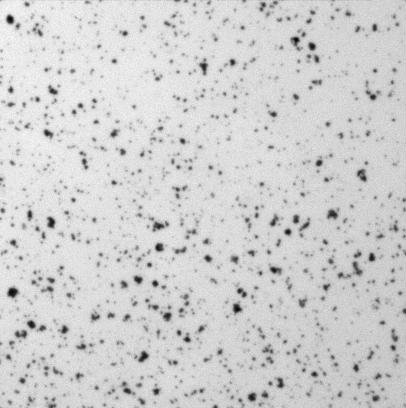
#> input picture common/figures/Cell_Colony.jpg, 406 x 408 px; the run also reads 1 picture not shown here
$ jupyter execute --allow-errors 04-AdvancedSegmentation.ipynb   (shell and % lines are left out)
#> lines starting #> are read from the running program, lines starting #| are printed output that depends on the picture; after the words box and inside, x2 and y2 are one past the last pixel; in counts of white or black regions, pixels touching at a corner belong together
# ETHZ: 227-0966-00L
# Quantitative Big Imaging
# March 15, 2018

## Advanced Segmentation

# Literature / Useful References

- [Markov Random Fields for Image Processing Lecture](https://www.youtube.com/watch?v=vRN_j2j-CC4)
- [Markov Random Fields Chapter](http://www.cise.ufl.edu/~anand/pdf/bookchap.pdf)
- [Fuzzy set theory](http://www.academia.edu/4978200/Applications_of_Fuzzy_Set_Theory_and_Fuzzy_Logic_in_Image_Processing)
- [Superpixels](http://ivrg.epfl.ch/research/superpixels)

***

### Contouring
- [Active Contours / Snakes](http://link.springer.com/article/10.1007%2FBF00133570#page-1)

# Outline

- Motivation
 - Many Samples
 - Difficult Samples
 - Training / Learning
- Thresholding
 - Automated Methods
 - Hysteresis Method

***

- Feature Vectors
 - K-Means Clustering
 - Superpixels
 - Probabalistic Models
- Working with Segmented Images
 - Contouring
- Beyond
 - Fuzzy Models
 - Component Labeling


# Previously on QBI

- Image acquisition and representations
- Enhancement and noise reduction
- Understanding models and interpreting histograms
- Ground Truth and ROC Curves

***

- Choosing a threshold
 - Examining more complicated, multivariate data sets
- Improving segementation with morphological operations
 - Filling holes
 - Connecting objects
 - Removing Noise
- Partial Volume Effect

# Where segmentation fails: Inconsistent Illumination

With inconsistent or every changing illumination it may not be possible to apply the same threshold to every image.

[cell 1]
from skimage.io import imread
import matplotlib.pyplot as plt
import numpy as np
cell_img = imread("../common/figures/Cell_Colony.jpg")/255.0
np.random.seed(2018)
m_cell_imgs = [cell_img+k for k in np.random.uniform(-0.25, 0.25, size = 8)]
#> m_cell_imgs = 8 items
fig, m_axs = plt.subplots(3, 3, figsize = (12, 12), dpi = 72)
ax1 = m_axs[0,0]
for i, (c_ax, c_img) in enumerate(zip(m_axs.flatten()[1:], m_cell_imgs)):
    ax1.hist(c_img.ravel(), np.linspace(0, 1, 20),
             label = '{}'.format(i), alpha = 0.5, histtype = 'step')
    c_ax.imshow(c_img, cmap = 'bone', vmin = 0, vmax = 1)
    c_ax.axis('off')
#> this loop made 8 passes
#> (the rest of this cell did not finish here and is left out)

A constant threshold of 0.6 for the different illuminations

[cell 2]
fig, m_axs = plt.subplots(len(m_cell_imgs), 2,
                          figsize = (4*2, 4*len(m_cell_imgs)),
                          dpi = 72)
THRESH_VAL = 0.6
#> (the rest of this cell did not finish here and is left out)

# Where segmentation fails: Canaliculi

### Here is a bone slice

1. Find the larger cellular structures (osteocyte lacunae)
1. Find the small channels which connect them together

***

### The first task
is easy using a threshold and size criteria (we know how big the cells should be)

### The second
is much more difficult because the small channels having radii on the same order of the pixel size are obscured by partial volume effects and noise.

# Where segmentation fails: Brain Cortex

- The cortex is barely visible to the human eye
- Tiny structures hint at where cortex is located

***

- A simple threshold is insufficient to finding the cortical structures
- Other filtering techniques are unlikely to magicially fix this problem

[cell 3]
from skimage.io import imread
import matplotlib.pyplot as plt
import numpy as np
cortex_img = imread("ext-figures/cortex.png")
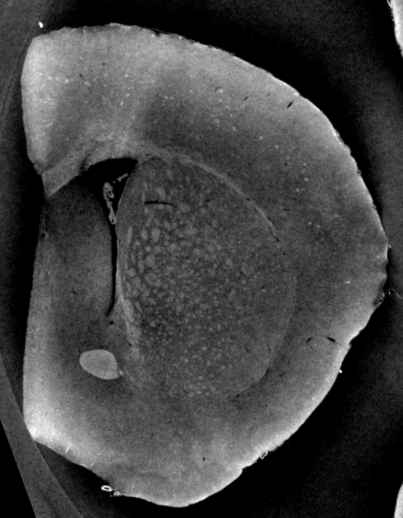
#> input picture Lectures/ext-figures/cortex.png, 403 x 518 px
#> cortex_img is the input picture: shape (518, 403) uint16; min 0, max 65291, mean 17210.1
np.random.seed(2018)
fig, (ax1, ax2, ax3) = plt.subplots(1, 3,
                                    figsize = (12, 4), dpi = 72)
ax1.imshow(cortex_img, cmap = 'bone')
thresh_vals = np.linspace(cortex_img.min(), cortex_img.max(), 4+2)[:-1]
#> thresh_vals = [0, 13058.2, 26116.4, 39174.6, 52232.8]
out_img = np.zeros_like(cortex_img)
#> out_img: shape (518, 403) uint16; every value is 0
for i, (t_start, t_end) in enumerate(zip(thresh_vals, thresh_vals[1:])):
    thresh_reg = (cortex_img>t_start) & (cortex_img<t_end)
    ax2.hist(cortex_img.ravel()[thresh_reg.ravel()])
    out_img[thresh_reg] = i
#> this loop made 4 passes
#> (t_start, t_end) on passes 1 to 4: (0, 13058.2), (13058.2, 26116.4), (26116.4, 39174.6), (39174.6, 52232.8)
#> pass 1, `thresh_reg = (cortex_img>t_start) & (cortex_img<t_end)`:
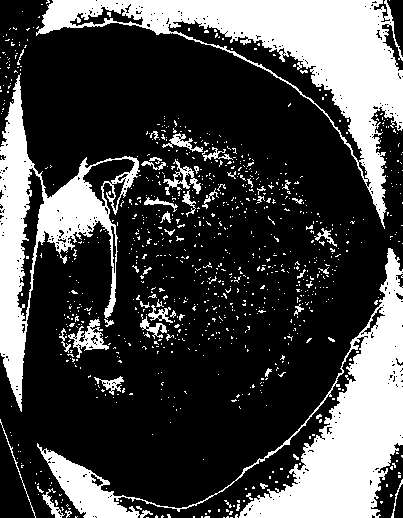
#> thresh_reg: shape (518, 403) bool; 27.7% white; 943 white regions (888 under 20 px), largest, box (x1, y1, x2, y2) and area: (36, 0, 403, 229) 20010, (37, 248, 403, 518) 19247, (0, 73, 140, 412) 11533
#> after the loop:
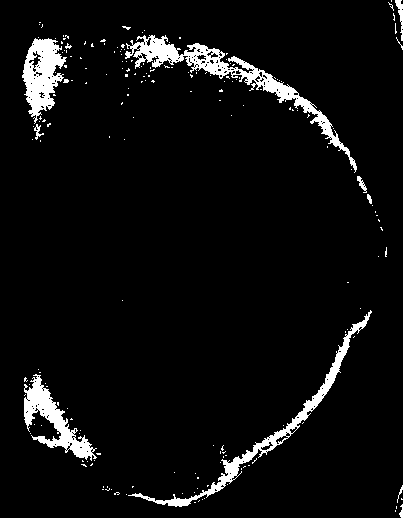
#> thresh_reg: shape (518, 403) bool; 5.2% white; 187 white regions (176 under 20 px), largest, box (x1, y1, x2, y2) and area: (125, 35, 357, 173) 3487, (128, 310, 372, 507) 2401, (22, 38, 67, 124) 2063
ax3.imshow(out_img, cmap = 'gist_earth');

# Automated Threshold Selection

***

Given that applying a threshold is such a common and signficant step, there have been many tools developed to automatically (unsupervised) perform it. A particularly important step in setups where images are rarely consistent such as outdoor imaging which has varying lighting (sun, clouds). The methods are based on several basic principles.

# Automated Methods

### Histogram-based methods
Just like we visually inspect a histogram an algorithm can examine the histogram and find local minimums between two peaks, maximum / minimum entropy and other factors

- Otsu, Isodata, Intermodes, etc

### Image based Methods
These look at the statistics of the thresheld image themselves (like entropy) to estimate the threshold

### Results-based Methods
These search for a threshold which delivers the desired results in the final objects. For example if you know you have an image of cells and each cell is between 200-10000 pixels the algorithm runs thresholds until the objects are of the desired size
- More specific requirements need to be implemented manually

# Histogram Methods

Taking a typical image of a bone slice, we can examine the variations in calcification density in the image

***

We can see in the histogram that there are two peaks, one at 0 (no absorption / air) and one at 0.5 (stronger absorption / bone)

[cell 4]
from skimage.io import imread
import matplotlib.pyplot as plt
import numpy as np
bone_img = imread("ext-figures/bonegfiltslice.png")/255.0
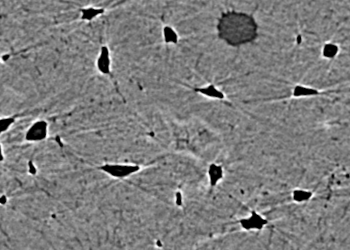
#> input picture Lectures/ext-figures/bonegfiltslice.png, 350 x 250 px
np.random.seed(2018)

fig, (ax1, ax2) = plt.subplots(1, 2,figsize = (12, 4), dpi = 72)
ax1.imshow(bone_img, cmap = 'bone')
ax1.axis('off')
ax2.hist(bone_img.ravel(), 50);

# Histogram Methods

***

### Intermodes
 - Take the point between the two modes (peaks) in the histogram

### Otsu

Search and minimize intra-class (within) variance
$$\sigma^2_w(t)=\omega_{bg}(t)\sigma^2_{bg}(t)+\omega_{fg}(t)\sigma^2_{fg}(t)$$

### Isodata

- $\textrm{thresh}= \frac{\max(img)+\min(img)}{2}$
- _while_ the thresh is changing
 - $bg = img<\textrm{thresh}, obj = img>\textrm{thresh}$
 - $\textrm{thresh} = (\textrm{avg}(bg) + \textrm{avg}(obj))/2$

# Try All Thresholds

- [opencv2](https://docs.opencv.org/2.4/doc/tutorials/imgproc/threshold/threshold.html)
- [scikit-image](http://scikit-image.org/docs/dev/auto_examples/xx_applications/plot_thresholding.html)

There are many methods and they can be complicated to implement yourself. Both Fiji and scikit-image offers many of them as built in functions so you can automatically try all of them on your image

[cell 5]
from skimage.io import imread
import matplotlib.pyplot as plt
import numpy as np
bone_img = imread("ext-figures/bonegfiltslice.png")/255.0

from skimage.filters import try_all_threshold

fig, ax = try_all_threshold(bone_img, figsize=(10, 8), verbose=True)
#| skimage.filters.thresholding.threshold_isodata
#| skimage.filters.thresholding.threshold_li
#| skimage.filters.thresholding.threshold_mean
#| skimage.filters.thresholding.threshold_minimum
#| skimage.filters.thresholding.threshold_otsu
#| skimage.filters.thresholding.threshold_triangle
#> (further printed lines are left out)

# Pitfalls

While an incredibly useful tool, there are many potential pitfalls to these automated techniques.

### Histogram-based

These methods are very sensitive to the distribution of pixels in your image and may work really well on images with equal amounts of each phase but work horribly on images which have very high amounts of one phase compared to the others

### Image-based

These methods are sensitive to noise and a large noise content in the image can change statistics like entropy significantly.

### Results-based

These methods are inherently biased by the expectations you have. If you want to find objects between 200 and 1000 pixels you will, they just might not be anything meaningful.

# Realistic Approaches for Dealing with these Shortcomings

Imaging science rarely represents the ideal world and will never be 100% perfect. At some point we need to write our master's thesis, defend, or publish a paper. These are approaches for more qualitative assessment we will later cover how to do this a bit more robustly with quantitative approaches

### Model-based

One approach is to try and simulate everything (including noise) as well as possible and to apply these techniques to many realizations of the same image and qualitatively keep track of how many of the results accurately identify your phase or not. Hint: >95% seems to convince most biologists

### Sample-based

Apply the methods to each sample and keep track of which threshold was used for each one. Go back and apply each threshold to each sample in the image and keep track of how many of them are correct enough to be used for further study.

### Worst-case Scenario

Come up with the worst-case scenario (noise, misalignment, etc) and assess how inacceptable the results are. Then try to estimate the quartiles range (75% - 25% of images).

# Hysteresis Thresholding

For some images a single threshold does not work
- large structures are very clearly defined
- smaller structures are difficult to differentiate (see [partial volume effect](http://bit.ly/1mW7kdP))

[ImageJ Source](http://imagejdocu.tudor.lu/doku.php?id=plugin:segmentation:hysteresis_thresholding:start)

[cell 6]
from skimage.io import imread
import matplotlib.pyplot as plt
import numpy as np
bone_img = imread("ext-figures/bonegfiltslice.png")
#> bone_img is the input picture: shape (250, 350); min 0, max 255, mean 124.9
np.random.seed(2018)
fig, (ax1, ax2, ax3) = plt.subplots(1, 3,
                                    figsize = (12, 4), dpi = 150)
cmap = plt.cm.nipy_spectral_r
ax1.imshow(bone_img, cmap = 'bone')
thresh_vals = [0, 70, 110, 255]
out_img = np.zeros_like(bone_img)
#> out_img: shape (250, 350); every value is 0
for i, (t_start, t_end) in enumerate(zip(thresh_vals, thresh_vals[1:])):
    thresh_reg = (bone_img>t_start) & (bone_img<t_end)
    ax2.hist(bone_img.ravel()[thresh_reg.ravel()],
             color = cmap(i/(len(thresh_vals))))
    out_img[thresh_reg] = i
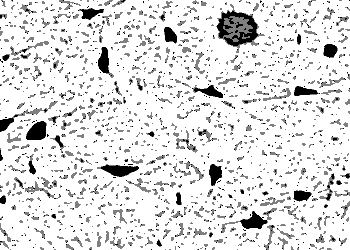
#> out_img: shape (250, 350); min 0, max 2, mean 1.76; drawn with min black and max white
#> (the rest of this cell did not finish here and is left out)

# Goldilocks Situation
Here we end up with a goldilocks situation (Mama bear and Papa Bear), one is too low and the other is too high

[cell 7]
fig, (ax1, ax2) = plt.subplots(1, 2, figsize = (8, 4), dpi = 300)
ax1.imshow(bone_img<thresh_vals[1], cmap = 'bone_r')
ax1.set_title('Threshold $<$ %d' % (thresh_vals[1]))
ax2.imshow(bone_img<thresh_vals[2], cmap = 'bone_r')
ax2.set_title('Threshold $<$ %d' % (thresh_vals[2]));
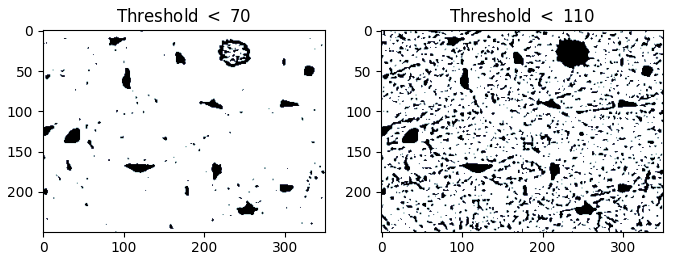
#> figure drawn by matplotlib, 2 panels

# Baby Bear
We can thus follow a process for ending up with a happy medium of the two

## Hysteresis Thresholding: Reducing Pixels

Now we apply the following steps.

1. Take the first threshold image with the highest (more strict) threshold
1. Remove the objects which are not cells (too small) using an opening operation.
1. Take a second threshold image with the higher value
1. Combine both threshold images
1. Keep the _between_ pixels which are connected (by looking again at a neighborhood $\mathcal{N}$) to the _air_ voxels and ignore the other ones. This goes back to our original supposition that the smaller structures are connected to the larger structures

[cell 8]
from skimage.morphology import dilation, opening, disk
from collections import OrderedDict
step_list = OrderedDict()
step_list['Strict Threshold'] = bone_img<thresh_vals[1]
step_list['Remove Small Objects'] = opening(step_list['Strict Threshold'], disk(1))
step_list['Looser Threshold'] = bone_img<thresh_vals[2]
step_list['Both Thresholds'] = 1.0*step_list['Looser Threshold'] + 1.0*step_list['Remove Small Objects']
# the tricky part keeping the between images
step_list['Connected Thresholds'] = step_list['Remove Small Objects']
for i in range(10):
    step_list['Connected Thresholds'] = dilation(step_list['Connected Thresholds'] ,
                                                 disk(1.8)) & step_list['Looser Threshold']
#> after the loop, step_list = 5 items


fig, ax_steps = plt.subplots(len(step_list), 1,
                             figsize = (6, 4*(len(step_list))),
                             dpi = 150)

for i, (c_ax, (c_title, c_img)) in enumerate(zip(ax_steps.flatten(), step_list.items()),1):
    c_ax.imshow(c_img, cmap = 'bone_r' if c_img.max()<=1 else 'jet')
    c_ax.set_title('%d) %s' % (i, c_title))
    c_ax.axis('off')
#> this loop made 5 passes
#> c_title on passes 1 to 5: 'Strict Threshold', 'Remove Small Objects', 'Looser Threshold', 'Both Thresholds', 'Connected Thresholds'

More Complicated Images
===
As we briefly covered last time, many measurement techniques produce quite rich data.
- Digital cameras produce 3 channels of color for each pixel (rather than just one intensity)
- MRI produces dozens of pieces of information for every voxel which are used when examining different _contrasts_ in the system.
- Raman-shift imaging produces an entire spectrum for each pixel
- Coherent diffraction techniques produce 2- (sometimes 3) diffraction patterns for each point.
$$ I(x,y) = \hat{f}(x,y) $$

# Feature Vectors

__A pairing between spatial information (position) and some other kind of information (value).__
$$ \vec{x} \rightarrow \vec{f} $$

We are used to seeing images in a grid format where the position indicates the row and column in the grid and the intensity (absorption, reflection, tip deflection, etc) is shown as a different color. We take an example here of text on a page.

[cell 9]
from skimage.io import imread
import matplotlib.pyplot as plt
import numpy as np
from skimage.data import page
import pandas as pd
from skimage.filters import gaussian, median, threshold_triangle
page_image = page()
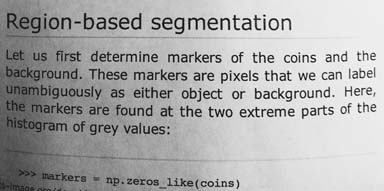
#> input picture skimage.data.page(), 384 x 191 px
#> page_image is the input picture: shape (191, 384); min 0, max 255, mean 171.5
just_text = median(page_image, np.ones((2,2)))-255*gaussian(page_image, 20.0)

plt.imshow(page_image, cmap = 'bone');

[cell 10]
xx, yy = np.meshgrid(np.arange(page_image.shape[1]),
           np.arange(page_image.shape[0]))
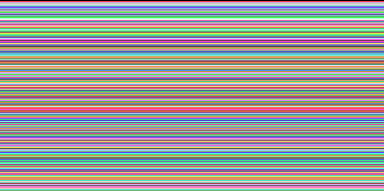
#> yy: shape (191, 384) int64; 191 distinct labels, from 0 to 190; one colour per label, 0 black
page_table = pd.DataFrame(dict(x = xx.ravel(),
                               y = yy.ravel(),
                               intensity = page_image.ravel(),
                              is_text = just_text.ravel()>0))
#> page_table = table of 73344 rows and 4 columns
page_table.sample(5)
#> Out = table of 5 rows and 4 columns

[cell 11]
fig, ax1 = plt.subplots(1,1)
for c_cat, c_df in page_table.groupby(['is_text']):
    ax1.hist(c_df['intensity'],
             np.arange(255),
             label = 'Text: {}'.format(c_cat),
             alpha = 0.5)
#> this loop made 2 passes
#> (c_cat, c_df) on passes 1 to 2: ((False,), table of 11872 rows and 4 columns), ((True,), table of 61472 rows and 4 columns)
#> (the rest of this cell did not finish here and is left out)

[cell 12]
from sklearn.metrics import roc_curve, roc_auc_score
fpr, tpr, _ = roc_curve(page_table['is_text'], page_table['intensity'])
#> fpr = 254 values from 0 to 1; tpr = 254 values from 0 to 1
roc_auc = roc_auc_score(page_table['is_text'], page_table['intensity'])
#> roc_auc = 0.816
fig, ax = plt.subplots(1,1)
ax.plot(fpr, tpr, label='ROC curve (area = %0.2f)' % roc_auc)
ax.plot([0, 1], [0, 1], 'k--')
ax.set_xlim([0.0, 1.0])
ax.set_ylim([0.0, 1.05])
ax.set_xlabel('False Positive Rate')
ax.set_ylabel('True Positive Rate')
ax.set_title('Receiver operating characteristic example')
ax.legend(loc="lower right");

# Adding Information
Here we can improve the results by adding information. As we discussed in the second lecture on enhancement, edge-enhancing filters can be very useful for classifying images.

[cell 13]
def dog_filter(in_img, sig_1, sig_2):
#> called with sig_1 = 0.5, sig_2 = 10
    return gaussian(page_image, sig_1) - gaussian(page_image, sig_2)
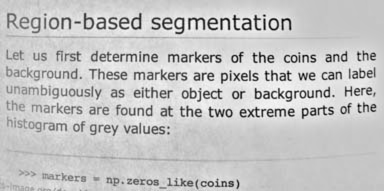
#> returned value: shape (191, 384) float64; min -0.66, max 0.191, mean -0.000767; drawn with min black and max white
fig, (ax1, ax2) = plt.subplots(1,2, figsize = (8, 4), dpi = 150)
page_edges = dog_filter(page_image, 0.5, 10)
ax1.imshow(page_image, cmap = 'jet')
ax2.imshow(page_edges, cmap = 'jet')
page_table['edges'] = page_edges.ravel()
page_table.sample(5)
#> Out = table of 5 rows and 5 columns

[cell 14]
fig, ax1 = plt.subplots(1,1)
for c_cat, c_df in page_table.groupby(['is_text']):
    ax1.hist(c_df['edges'],
             label = 'Text: {}'.format(c_cat),
             alpha = 0.5)
#> this loop made 2 passes
#> (c_cat, c_df) on passes 1 to 2: ((False,), table of 11872 rows and 5 columns), ((True,), table of 61472 rows and 5 columns)
#> (the rest of this cell did not finish here and is left out)

[cell 15]
from sklearn.metrics import roc_curve, roc_auc_score
fpr2, tpr2, _ = roc_curve(page_table['is_text'],
                          page_table['intensity']/1000.0+page_table['edges'])
#> fpr2 = 10868 values from 0 to 1; tpr2 = 10868 values from 0 to 1
roc_auc2 = roc_auc_score(page_table['is_text'],
                         page_table['intensity']/1000.0+page_table['edges'])
#> roc_auc2 = 0.903
fig, ax = plt.subplots(1,1)
ax.plot(fpr, tpr, label='Intensity curve (area = %0.2f)' % roc_auc)
ax.plot(fpr2, tpr2, label='Combined curve (area = %0.2f)' % roc_auc2)
ax.plot([0, 1], [0, 1], 'k--')
ax.set_xlim([0.0, 1.0])
ax.set_ylim([0.0, 1.05])
ax.set_xlabel('False Positive Rate')
ax.set_ylabel('True Positive Rate')
ax.set_title('Receiver operating characteristic example')
ax.legend(loc="lower right");

# K-Means Clustering / Classification (Unsupervised)

- Automatic clustering of multidimensional data into groups based on a distance metric
- Fast and scalable to petabytes of data (Google, Facebook, Twitter, etc. use it regularly to classify customers, advertisements, queries)
- __Input__ = feature vectors, distance metric, number of groups
- __Output__ = a classification for each feature vector to a group

# Example
- Distance metric
$$ D_{ij}=||\vec{v}_i-\vec{v}_j|| $$

- Group Count ($N=2$)

[cell 16]
from sklearn.datasets import make_blobs
import matplotlib.pyplot as plt
import numpy as np
import pandas as pd

test_pts = pd.DataFrame(make_blobs(n_samples = 200, random_state = 2018)[0], columns=['x', 'y'])
plt.plot(test_pts.x, test_pts.y, 'r.')
test_pts.sample(5)

[cell 17]
from sklearn.cluster import KMeans
km = KMeans(n_clusters=2, random_state = 2018)
n_grp = km.fit_predict(test_pts)
plt.scatter(test_pts.x, test_pts.y, c = n_grp)
grp_pts = test_pts.copy()
grp_pts['group'] = n_grp
grp_pts.groupby(['group']).apply(lambda x: x.sample(5))

# K-Means Algorithm

We give as an initial parameter the number of groups we want to find and possible a criteria for removing groups that are too similar

1. Randomly create center points (groups) in vector space
1. Assigns group to data point by the “closest” center
1. Recalculate centers from mean point in each group
1. Go back to step 2 until the groups stop changing

***

What vector space to we have?
- Sometimes represent physical locations (classify swiss people into cities)
- Can include intensity or color (K-means can be used as a thresholding technique when you give it image intensity as the vector and tell it to find two or more groups)
- Can also include orientation, shape, or in extreme cases full spectra (chemically sensitive imaging)

#### Note:  If you look for N groups you will almost always find N groups with K-Means, whether or not they make any sense

[cell 18]
from sklearn.cluster import KMeans
km = KMeans(n_clusters = 4, random_state = 2018)
n_grp = km.fit_predict(test_pts)
plt.scatter(test_pts.x, test_pts.y, c = n_grp)
grp_pts = test_pts.copy()
grp_pts['group'] = n_grp
grp_pts.groupby(['group']).apply(lambda x: x.sample(3))

# K-Means Applied to Cortex Image

[cell 19]
from skimage.io import imread
import matplotlib.pyplot as plt
import numpy as np
import pandas as pd
cortex_img = imread("ext-figures/cortex.png")[::3, ::3]/1000.0
#> cortex_img: shape (173, 135) float64
np.random.seed(2018)
fig, (ax1) = plt.subplots(1, 1,
                                    figsize = (8, 8), dpi = 72)
ax1.imshow(cortex_img, cmap = 'bone')
xx, yy = np.meshgrid(np.arange(cortex_img.shape[1]),
           np.arange(cortex_img.shape[0]))
#> xx: shape (173, 135) int64
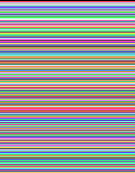
#> yy: shape (173, 135) int64; 173 distinct labels, from 0 to 172; one colour per label, 0 black
cortex_df = pd.DataFrame(dict(x = xx.ravel(),
                               y = yy.ravel(),
                               intensity = cortex_img.ravel()))
#> cortex_df = table of 23355 rows and 3 columns
cortex_df.sample(5)
#> Out = table of 5 rows and 3 columns
#> (the rest of the program and of its run is left out)
